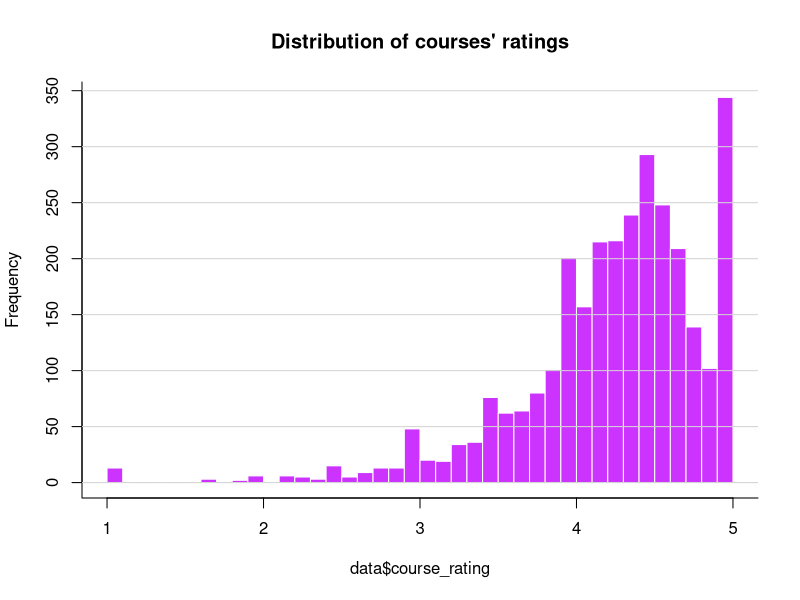

Recreate this plot in R.
## ---- chunk 1

library(tidyr)
library(dplyr)
library(ggplot2)
library(MASS)
## ---- chunk 2
data <- read.csv("udemy_dataset.csv")
data <- data[, c(5,6,7,8,9,10,12)]
data$course_level[data$course_level == "Beginner"] <- 0
data$course_level[data$course_level == "Intermediate"] <- 1
data$course_level[data$course_level == "Expert"] <- 2
data$course_level[data$course_level == "All Levels"] <- 3
data$course_level <- as.integer(data$course_level)
## ---- chunk 3
hist(data$course_rating, col = "#cc33ff", border = "white", main="Distribution of courses' ratings", breaks = seq(1,5,0.1))
box(bty="l")
grid(nx=NA,ny=NULL,lty=1,lwd=1,col="lightgrey")
## ---- chunk 4
data$high <- data$course_rating > 4
summary(data)
